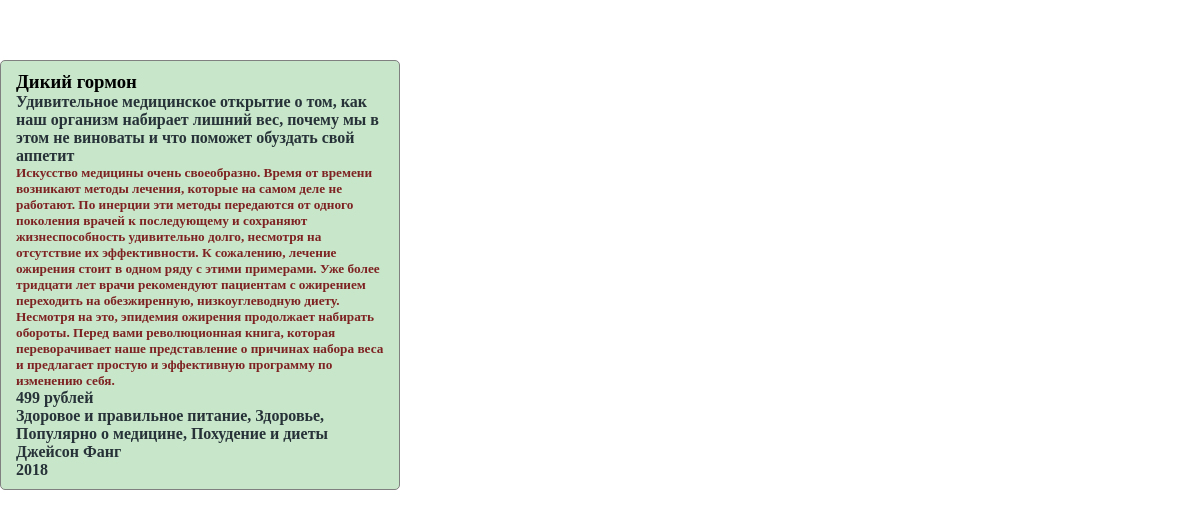
Page /book-detail/6/ on the committed database.
### main/models.py (models this page shows)
class Books(models.Model):
    title=models.CharField(max_length=100)
    subtitle=models.CharField(max_length=200)
    description=models.TextField()
    price=models.CharField(max_length=50)
    genre=models.TextField()
    author=models.CharField(max_length=100)
    year=models.CharField(max_length=10)
    date=models.DateTimeField(auto_now_add=True)
    created_at=models.DateTimeField(auto_now_add=True)
    is_closed=models.BooleanField(default=False)
    is_favorite=models.BooleanField(default=False)

### main/views.py (the view)
# urls.py: path("book-detail/<id>/",book_detail,name="book-detail"),
def book_detail(request,id):
    todo_object=Books.objects.filter(id=id)
    return render(request, 'book_detail.html',{"todo_list":todo_object})

### main/templates/book_detail.html (shortened to what this page needs)
{% load static %}
<!DOCTYPE html>
<html lang="en">
<head>
    <link rel="stylesheet" href="{% static 'styles/styles.css' %}"/>
</head>
<body>
        <div class="todo_container"></div>
            {% for todo in todo_list %}
            <div class="todo_item">
                <h3>{{ todo.title }}</h3>
                <h4>{{ todo.subtitle }}</h4>
                <h5>{{ todo.description }}</h5>
                <h4>{{ todo.price }}</h4>
                <h4>{{ todo.genre }}</h4>
                <h4>{{ todo.author }}</h4>
                <h4>{{ todo.year }}</h4>
            </div>
            {% endfor %}
</body>
</html>

### main/static/styles/styles.css (style rules this page uses)
* { box-sizing: border-box; margin: 0; padding: 0; color: #263238; }
.todo_container { padding: 30px 20px; display: flex; justify-content: space-around; flex-wrap: wrap; width: 100%; }
.todo_item { border:1px solid gray; border-radius: 5px; width: 400px; height: auto; padding: 10px 15px; background-color: #c8e6c9; margin-bottom: 20px; }
h3 { color:black; }
h5 { color:rgb(126, 35, 35); }

### rows in the picture
Books: title "Дикий гормон", subtitle "Удивительное медицинское открытие о том, как наш организм набирает лишний вес, почему мы в этом не виноваты и что поможет обуздать свой аппетит", description "Искусство медицины очень своеобразно. Время от времени возникают методы лечения, которые на самом деле не работают. По инерции эти методы передаются от одного поколения врачей к последующему и сохраняют жизнеспособность удивительно долго, несмотря на отсутствие их эффективности. К сожалению, лечение ожирения стоит в одном ряду с этими примерами. Уже более тридцати лет врачи рекомендуют пациентам с ожирением переходить на обезжиренную, низкоуглеводную диету. Несмотря на это, эпидемия ожирения продолжает набирать обороты. Перед вами революционная книга, которая переворачивает наше представление о причинах набора веса и предлагает простую и эффективную программу по изменению себя.", price "499 рублей", genre "Здоровое и правильное питание, Здоровье, Популярно о медицине, Похудение и диеты", author "Джейсон Фанг", year "2018"
